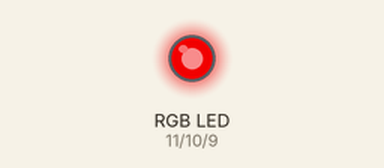
Recording of a sketch running on a simulated Arduino Uno, built with avr-gcc and run on an emulated ATmega328P. On the bench: an RGB LED mixed from three pins (HIGH = lit). Dim RGB values are drawn brighter than linear; random numbers use the default seed unless the sketch sets one.

Above: at 0.05 s.
At 5.1 s:
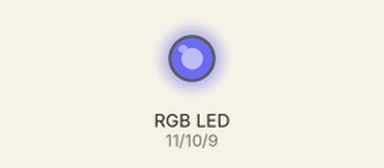
At 10.0 s:
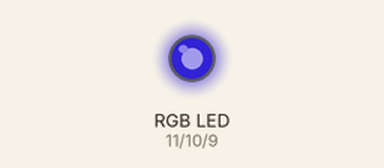
At 19.81 s:
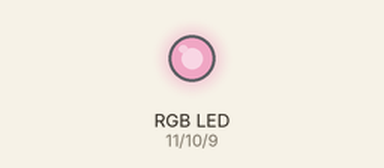
At 29.62 s:
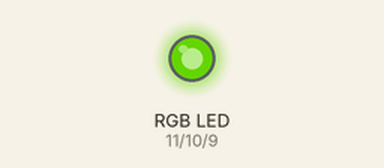
At 39.78 s:
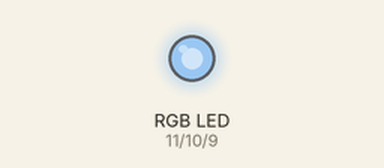
Timing chart, 0 to 40.0 s (numbered marks = the images above):
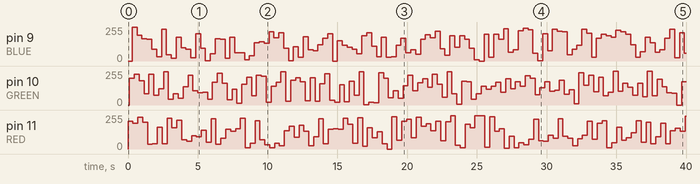

The sketch:

LED3.ino
```cpp
#define RED 11
#define GREEN 10
#define BLUE 9

void setup() {
  randomSeed(analogRead(0));
}

void loop() {
  analogWrite(RED,random(255));
  delay(100);
  analogWrite(GREEN,random(255));
  delay(200);
  analogWrite(BLUE,random(255));
  delay(50);
}
```

Measured:
- by itself, pin 9 (BLUE): 0/255 → 254/255 at 0.30 s, → 195/255 0.35 s later, → 167/255 0.35 s later, → 165/255 0.35 s later, … (114 changes in this stretch)
- by itself, pin 11 (RED): 0/255 → 209/255 at 0.00 s, → 193/255 0.35 s later, → 240/255 0.35 s later, → 202/255 0.35 s later, … (115 changes in this stretch)
